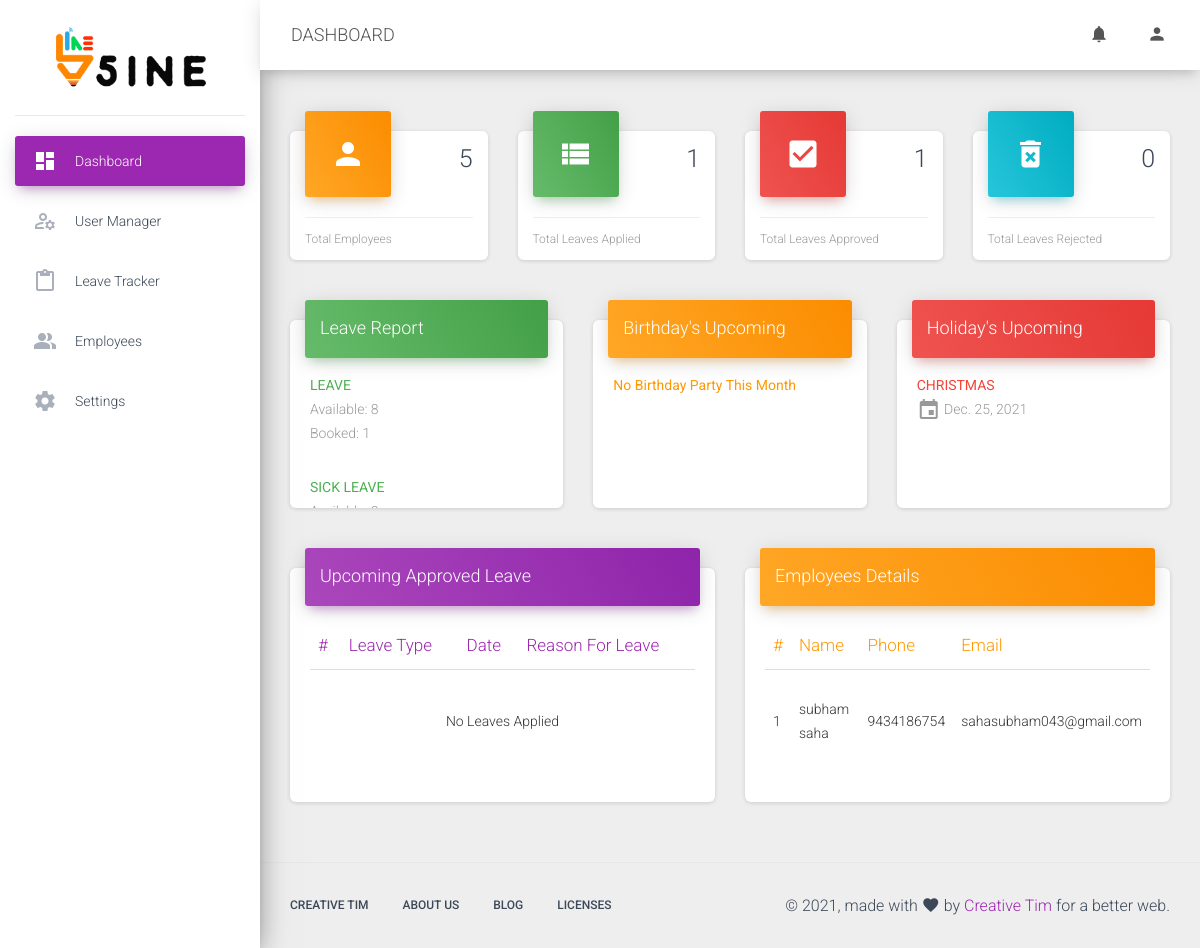
The page /user/dashboard/ (signed in) on the database its author committed.
### leave/models.py (models this page shows, shortened)
class LeaveAvailable(models.Model):
    employee = models.ForeignKey(User, on_delete=models.CASCADE)
    leavetype = models.ForeignKey(LeaveType, on_delete=models.CASCADE)
    leaveAvailable = models.CharField(max_length=50, blank=True, null=True)
    leaveBooked = models.CharField(max_length=50, default='0')

class LeaveType(models.Model):
    PAID = 'PD'
    UNPAID = 'UD'
    ON_DUTY = 'OD'
    RESTRICTED_HOLIDAY = 'RH'
    DAYS = 'DY'
    HOURS = 'HR'
    LEAVE_TYPE_CHOICES = [
        (PAID, 'Paid'),
        (UNPAID, 'Unpaid'),
        (ON_DUTY, 'On Duty'),
        (RESTRICTED_HOLIDAY, 'Restricted Holiday'),
    ]
    UNITS_CHOICES = [
        (DAYS, 'Days'),
        (HOURS, 'Hours'),
    ]
    Name = models.CharField(max_length=50, blank=False, null=False)
    Code = models.CharField(max_length=50, blank=True, null=True)
    Leave_Type = models.CharField(
        max_length=2,
        choices=LEAVE_TYPE_CHOICES,
        default=UNPAID,
    )
    Unit = models.CharField(
        max_length=2,
        choices=UNITS_CHOICES,
        default=DAYS,
    )
    Description = models.TextField(default="", blank=True, null=True)
    Valid_From = models.DateField(auto_now=False, auto_now_add=False,  default=timezone.now)
    Valid_To = models.DateField(auto_now=False, auto_now_add=False,  default=timezone.now)
    Opening_Balance = models.CharField(max_length=50, blank=False, null=False)
    Maximum_Balance = models.CharField(max_length=50, blank=False, null=False)
    Holiday_Between_Leave_Period = models.CharField(max_length=50, blank=False, null=False, default="0")
    To_Be_Applied_Days_In_Advance = models.CharField(max_length=50, blank=False, null=False, default="0")
    Maximum_Number_Of_Consecutive_Days_Of_Leave_Allowed = models.CharField(max_length=50, blank=False, null=False, default="0")
    Minimum_Gap_Between_2_Application_In_Days = models.CharField(max_length=50, blank=False, null=False, default="0")
    def __str__(self):
        return self.Name

class HolidayList(models.Model):
    EVENT = 'EVENT'
    HOLIDAY = 'HOLIDAY'
    TYPE_CHOICES = [
        (EVENT, 'Event'),
        (HOLIDAY, 'Holiday'),
    ]
    Name = models.CharField(max_length=50, blank=False, null=False)
    Date = models.DateField(auto_now=False, auto_now_add=False,  default=timezone.now)
    Description = models.TextField(default="", blank=True, null=True)
    Type = models.CharField(
        max_length=8,
        choices=TYPE_CHOICES,
        default=HOLIDAY,
    )
    EveryYear = models.BooleanField(default=False)

### employee/models.py (models this page shows, shortened)
class Personal(models.Model):
    SINGLE = 'SG'
    MARRIED = 'MD'
    MALE = 'ML'
    FEMALE = 'FL'
    MARITAL_STATUS_CHOICES = [
        (SINGLE, 'Single'),
        (MARRIED, 'Married'),
    ]
    GENDER_CHOICES = [
        (MALE, 'Male'),
        (FEMALE, 'Female'),
    ]
    Employee = models.OneToOneField(settings.AUTH_USER_MODEL, null=True, blank=True, on_delete=models.CASCADE, related_name='employee',)
    Mobile_Phone = models.CharField(max_length=50, blank=True, null=True)
    Other_Email = models.CharField(max_length=50, blank=True, null=True)
    Address = models.TextField(blank=True, null=True)
    Date_Of_Birth = models.DateField(auto_now=False, auto_now_add=False,  default=timezone.now)
    MARITAL_STATUS = models.CharField(
        max_length=2,
        choices=MARITAL_STATUS_CHOICES,
        default=SINGLE,
    )
    Gender = models.CharField(
        max_length=2,
        choices=GENDER_CHOICES,
        default=MALE,
    )
    timestamp = models.DateTimeField(auto_now_add=True)

### UserAuth/views.py (the view)
# urls.py: path('dashboard/', adminDashboard, name="dashboard"),
@login_required
def adminDashboard(request):
    try:
        userNotif = UserNotification.objects.get(Employee=request.user.id)
        print(userNotif)
    except:
        userNotif = False
    userApproved = UserApproved.objects.filter(AdminApproved=False)
    employeeDetails = Personal.objects.all()
    noOfUser = UserApproved.objects.filter(AdminApproved=True).count()
    totalLeaves = ApplyLeave.objects.filter(Employee=request.user).count()
    totalLeavesApproved = ApplyLeave.objects.filter(Employee=request.user, Approved=True).count()
    totalLeavesRejected = ApplyLeave.objects.filter(Employee=request.user, Rejected=True).count()
    holidayUp = HolidayList.objects.filter(Date__gte=datetime.today().strftime('%Y-%m-%d')).order_by('Date')
    birthdayUp = Personal.objects.filter(Date_Of_Birth__month=datetime.today().month).order_by('Date_Of_Birth')
    leaveReport = LeaveAvailable.objects.filter(employee=request.user)
    leavesApplied = ApplyLeave.objects.filter(Valid_From__gte=datetime.today().strftime('%Y-%m-%d'), Employee=request.user, Approved=True).order_by('-timestamp')
    return render(request, 'adminDashboard.html', {'userApproved': userApproved, 'employeeDetails': employeeDetails, 'noOfUser': noOfUser, 'holidayUp':holidayUp, 'birthdayUp':birthdayUp, 'leaveReport':leaveReport, 'leavesApplied': leavesApplied, 'totalLeaves':totalLeaves, 'totalLeavesApproved': totalLeavesApproved, 'totalLeavesRejected': totalLeavesRejected, 'userNotif': userNotif})

### UserAuth/models.py (called while the page is built)
    def __str__(self):
        return self.Employee.username

### UserAuth/templates/adminDashboard.html (shortened to what this page needs)
{% extends 'base.html'%}
{% load static %}
{% block content %}
{% include 'navbar.html' with userNotif=userNotif %}
      <div class="content">
        <div class="container-fluid">
          <div class="row">
            <div class="col-lg-5 offset-3">
            </div>
          </div>
          <div class="row">
            <div class="col-lg-3 col-md-6 col-sm-6">
              <div class="card card-stats">
                <div class="card-header card-header-warning card-header-icon">
                  <div class="card-icon">
                    <i class="material-icons">person</i>
                  </div>
                  <h3 class="card-title">{{noOfUser}}
                  </h3>
                </div>
                <div class="card-footer">
                  <div class="stats">
                    Total Employees
                  </div>
                </div>
              </div>
            </div>
            <div class="col-lg-3 col-md-6 col-sm-6">
              <div class="card card-stats">
                <div class="card-header card-header-success card-header-icon">
                  <div class="card-icon">
                    <i class="material-icons">view_list</i>
                  </div>
                  <h3 class="card-title">{{totalLeaves}}</h3>
                </div>
                <div class="card-footer">
                  <div class="stats">
                    Total Leaves Applied
                  </div>
                </div>
              </div>
            </div>
            <div class="col-lg-3 col-md-6 col-sm-6">
              <div class="card card-stats">
                <div class="card-header card-header-danger card-header-icon">
                  <div class="card-icon">
                    <i class="material-icons">check_box</i>
                  </div>
                  <h3 class="card-title">{{totalLeavesApproved}}</h3>
                </div>
                <div class="card-footer">
                  <div class="stats">
                    Total Leaves Approved
                  </div>
                </div>
              </div>
            </div>
            <div class="col-lg-3 col-md-6 col-sm-6">
              <div class="card card-stats">
                <div class="card-header card-header-info card-header-icon">
                  <div class="card-icon">
                    <i class="material-icons">delete_forever</i>
                  </div>
                  <h3 class="card-title">{{totalLeavesRejected}}</h3>
                </div>
                <div class="card-footer">
                  <div class="stats">
                    Total Leaves Rejected
                  </div>
                </div>
              </div>
            </div>
          </div>
          <div class="row">
            <div class="col-md-4">
              <div class="card card-chart">
                <div class="card-header card-header-success">
                  <div class="ct-chart" id="dailySalesChart">
                    <h4 class="card-title">Leave Report</h4>
                  </div>
                </div>
                <div style="height:150px; overflow-y:scroll;">
                {% for i in leaveReport %}
                <div class="card-body">
                  <p class="card-category text-success" style="text-transform: uppercase;"><b>{{i.leavetype}}</b></p>
                  <p class="card-category">Available: {{i.leaveAvailable}}</p>
                  <p class="card-category">Booked: {{i.leaveBooked}}</p>
                </div>
                {% endfor %}
                </div>
              </div>
            </div>
            <div class="col-md-4">
              <div class="card card-chart">
                <div class="card-header card-header-warning">
                  <div class="ct-chart" id="websiteViewsChart">
                    <h4 class="card-title">Birthday's Upcoming</h4>
                  </div>
                </div>
                <div style="height:150px; overflow-y:scroll;">
                {% if birthdayUp %}
                {% for i in birthdayUp %}
                <div class="card-body">
                  <p class="card-category text-warning" style="text-transform: uppercase;"><b>{{i.Employee.first_name}} {{i.Employee.last_name}}</b></p>
                  <p class="card-category"><i class="material-icons">insert_invitation</i> {{i.Date_Of_Birth}}</p>
                </div>
                {% endfor %}
                {% else %}
                <div class="card-body">
                  <p class="card-category  text-warning"><b>No Birthday Party This Month</b></p>
                </div>
                {% endif %}
              </div>
              </div>
            </div>
            <div class="col-md-4">
              <div class="card card-chart">
                <div class="card-header card-header-danger">
                  <div class="ct-chart" id="completedTasksChart">
                    <h4 class="card-title">Holiday's Upcoming</h4>
                  </div>
                </div>
                <div style="height:150px; overflow-y:scroll;">
                {% for i in holidayUp %}
                <div class="card-body">
                  <p class="card-category  text-danger" style="text-transform: uppercase;"><b>{{i.Name}}</b></p>
                  <p class="card-category"><i class="material-icons">insert_invitation</i> {{i.Date}}</p>
                </div>
                {% endfor %}
              </div>
              </div>
            </div>
          </div>
          <div class="row">
            <div class="col-lg-6 col-md-12">
              <div class="card">
                <div class="card-header card-header-primary">
                  <h4 class="card-title">Upcoming Approved Leave</h4>
                </div>
                <div class="card-body table-responsive">
                  <table class="table table-hover" style="height: 150px; overflow-y: scroll;">
                    <thead class="text-primary">
                      <th>#</th>
                      <th>Leave Type</th>
                      <th>Date</th>
                      <th>Reason For Leave</th>
                    </thead>
                    <tbody>
                        {% if leavesApplied %}
                        {% for leavesApplied in leavesApplied %}
                      <tr>
                        <td>{{forloop.counter}}</td>
                        <td>{{leavesApplied.Leave_Type}}</td>
                        <td>{{leavesApplied.Valid_From}}</td>
                        <td>{{leavesApplied.Reason_For_Leave}}</td>
                      </tr>
                      {% endfor %}
                      {% else %}
                      <tr>
                          <td colspan="4" style="text-align: center;">No Leaves Applied</td>
                      </tr>
                      {% endif %}
                    </tbody>
                  </table>
                </div>
              </div>
            </div>
            <div class="col-lg-6 col-md-12">
              <div class="card">
                <div class="card-header card-header-warning">
                  <h4 class="card-title">Employees Details</h4>
                </div>
                <div class="card-body table-responsive">
                  <table class="table table-hover" style="height: 150px; overflow-y: scroll;">
                    <thead class="text-warning">
                      <th>#</th>
                      <th>Name</th>
                      <th>Phone</th>
                      <th>Email</th>
                    </thead>
                    <tbody>
                        {% if employeeDetails %}
                        {% for employeeDetails in employeeDetails %}
                      <tr>
                        <td>{{forloop.counter}}</td>
                        <td>{{employeeDetails.Employee.first_name}} {{employeeDetails.Employee.last_name}}</td>
                        <td>{{employeeDetails.Mobile_Phone}}</td>
                        <td>{{employeeDetails.Other_Email}}</td>
                      </tr>
                      {% endfor %}
                      {% else %}
                      <tr>
                          <td colspan="4" style="text-align: center;">No Employees Details Available</td>
                      </tr>
                      {% endif %}
                    </tbody>
                  </table>
                </div>
              </div>
            </div>
          </div>
        </div>
      </div>
  {% endblock %}

### rows shown on the page
LeaveAvailable: leavetype "LEAVE", leaveAvailable "8", leaveBooked "1"
LeaveAvailable: leavetype "SICK LEAVE"
HolidayList: Name "CHRISTMAS", Date "Dec. 25, 2021"
Personal: Employee.first_name "subham", Employee.last_name "saha", Mobile_Phone "9434186754", Other_Email "sahasubham043@gmail.com"

### other values the page prints
{{ request.resolver_match.url_name }} "DASHBOARD"
{{ noOfUser }} "5"
{{ totalLeaves }} "1"
{{ totalLeavesApproved }} "1"
{{ totalLeavesRejected }} "0"
